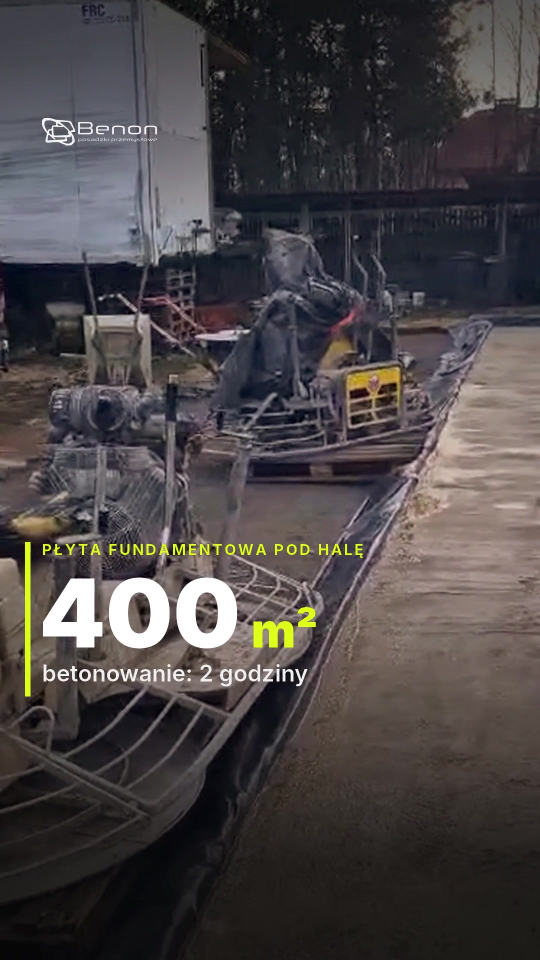
#> input picture social/2026-11-20_sochaczew_plyta-400m2/okladka_sochaczew_400m2.jpg, 1080 x 1920 px, given in place of logo.jpg, which was not available (shown at 1/2 size)
$ python build.py ../../2026-11-20_sochaczew_plyta-400m2/okladka_sochaczew_400m2.jpg
#> lines starting #> are read from the running program, lines starting #| are printed output that depends on the picture
import subprocess, os, sys, math, shutil
import numpy as np
from PIL import Image, ImageDraw, ImageFont
S=os.path.dirname(os.path.abspath(__file__)); STAB=f"{S}/stab.mp4"
OUT="/home/user/Benon/social/2026-11-20_plyta_400m2_sochaczew"
W,H,FPS=1080,1920,30; X=0.45
YEL=(223,255,26); WHITE=(255,255,255); DARK=(15,17,20)
FB="/usr/share/fonts/opentype/inter/Inter-Black.otf"; FXB="/usr/share/fonts/opentype/inter/Inter-ExtraBold.otf"
FBo="/usr/share/fonts/opentype/inter/Inter-Bold.otf"; FSB="/usr/share/fonts/opentype/inter/Inter-SemiBold.otf"
_fc={}
# [4 lines left out: function F, not called in this run]
# shots: (src_a, src_b, speed, zoom_from, zoom_to)
SHOTS=[(1.6,4.9,1.0,1.00,1.07),   # row of trowels on slab edge
       (6.6,12.2,1.45,1.04,1.00), # slab wide pan
       (16.2,20.2,1.1,1.00,1.06), # trowels close w/ TOI TOI
       (28.5,30.3,0.9,1.06,1.00), # trowels row close
       (24.0,28.0,1.0,1.00,1.05), # BENON crew
       (12.4,14.8,1.0,1.00,1.06), # wet surface
       (32.4,35.9,1.0,1.00,1.05)] # wide panorama
END=3.6
durs=[(b-a)/sp for a,b,sp,_,_ in SHOTS]+[END]
starts=[];t=0
for d in durs: starts.append(t); t+=d-X
TOTAL=starts[-1]+durs[-1]
def seg(i): return starts[i], starts[i]+durs[i]

# [24 lines left out: function build_base, not called in this run]

# ---------- graphics helpers ----------
def ease(x): x=max(0,min(1,x)); return 1-(1-x)**3
def fade_ab(t,t0,t1,fi=0.5,fo=0.35):
    return min(ease((t-t0)/fi), ease((t1-t)/fo)) if t0<=t<=t1 else 0
# [6 lines left out: function text, not called in this run]
def white_logo(w):
#> called with w = 250
    lg=Image.open("/home/user/Benon/logo.jpg").convert("L"); lg=lg.resize((w,int(lg.height*w/lg.width)),Image.LANCZOS)
#> after `lg = lg.resize((w, int(lg.height * w / lg.width)), Image.LANCZOS)`:
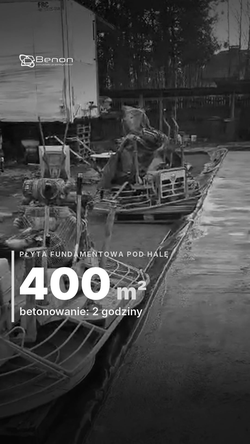
#> lg: PIL image 250x444 L; min 0, max 255, mean 70.5
    a=np.clip((235-np.asarray(lg,dtype=float))/(235-100),0,1)*255
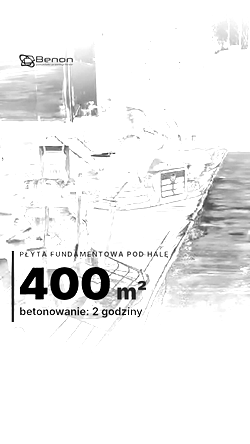
#> a: shape (444, 250) float64; min 0, max 255, mean 238.5
    im=Image.new("RGBA",lg.size,(255,255,255,0)); im.putalpha(Image.fromarray(a.astype(np.uint8))); return im
LOGO_S=white_logo(250); LOGO_L=white_logo(780)
#> call 2 of white_logo, with w = 780
#> in white_logo (call 2), `a=np.clip((235-np.asarray(lg,dtype=float))/(235-100),0,1)*255`:
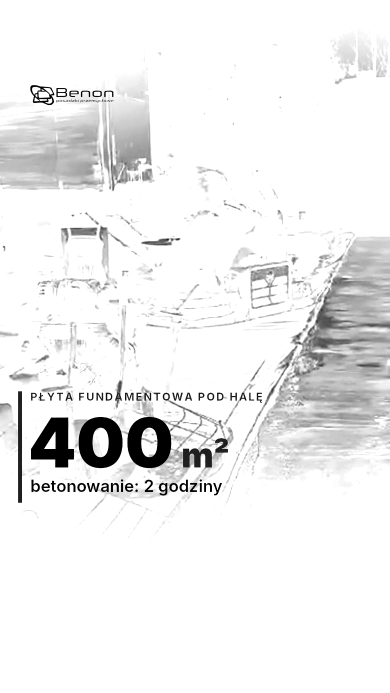
#> a: shape (1386, 780) float64 (shown at 1/2 size); min 0, max 255, mean 238.3
def grad(h0,h1,a0,a1):
    g=np.zeros((H,W,4),np.uint8); ys=np.arange(H)
    a=np.clip((ys-h0)/(h1-h0),0,1); a=a0+(a1-a0)*a**1.4
    g[...,3]=(a*255).astype(np.uint8)[:,None]; g[...,:3]=8; return Image.fromarray(g,"RGBA")
G_BOT=grad(950,1700,0,0.78); G_TOP=Image.fromarray(np.asarray(grad(-1,360,0.55,0))*np.array([1,1,1,1])*(np.arange(H)<360)[:,None,None],"RGBA") if False else Image.fromarray((np.asarray(grad(-1,360,0.55,0)).astype(float)*(np.arange(H)<360)[:,None,None]).astype(np.uint8),"RGBA")
#> after `G_BOT = grad(950, 1700, 0, 0.78)`:
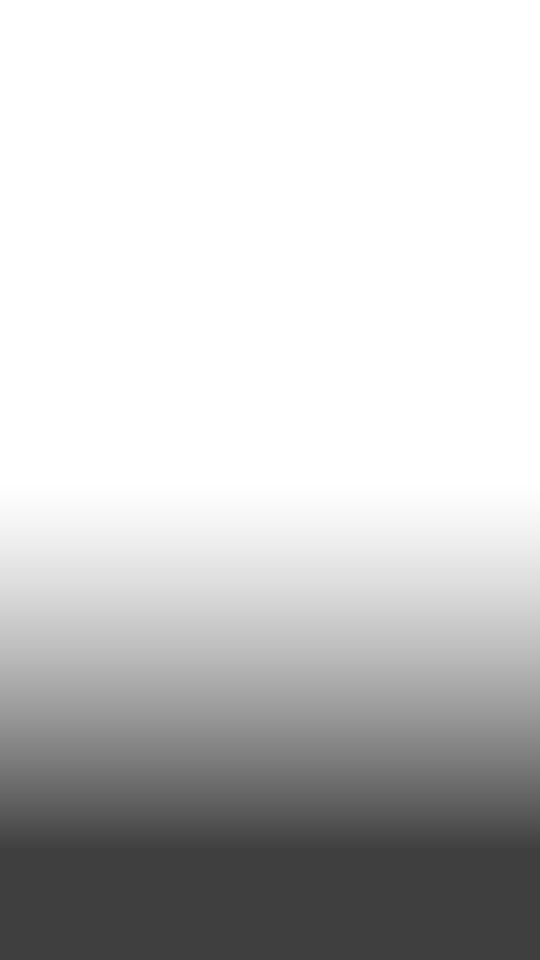
#> G_BOT: PIL image 1080x1920 RGBA (shown at 1/2 size); mean R, G, B, A 8, 8, 8, 54.8; transparent parts drawn white
#> after `G_TOP = Image.fromarray(np.asarray(grad(-1, 360, 0.55, 0)) * np.array(`:
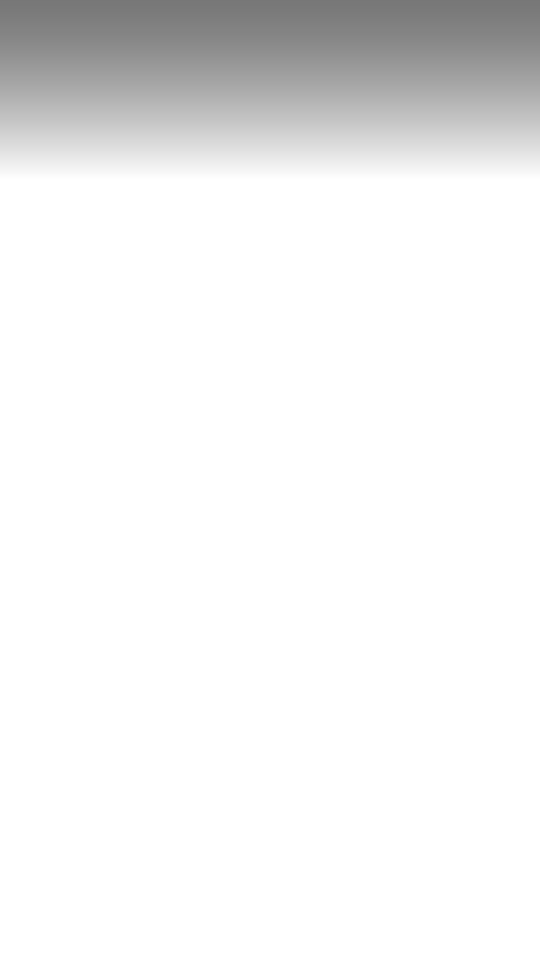
#> G_TOP: PIL image 1080x1920 RGBA (shown at 1/2 size); mean R, G, B, A 1.5, 1.5, 1.5, 15.3; transparent parts drawn white

# [110 lines left out: functions caption, counter, tracker, pin_chip, endcard, render and 1 more, not called in this run]

s=[seg(i) for i in range(len(SHOTS))]
def T(i): return s[i][0]+0.2
def E(i): return s[i][1]-X-0.05
REEL={"end1":"Posadzki przemysłowe od 2000 roku","end2":"Zapytaj o wycenę posadzki","items":[
 lambda L,t: counter(L,t,T(0),E(0),"PŁYTA FUNDAMENTOWA · HALA","betonu wylane w 2 godziny"),
 lambda L,t: caption(L,t,T(1),E(1),"01 · BETONOWANIE",["Płyta fundamentowa","z funkcją posadzki"],"fundament i posadzka hali w jednym",big=78),
 lambda L,t: caption(L,t,T(2),E(3),"SPRZĘT",["Zacieraczki","mechaniczne"],"gotowe do wejścia na beton"),
 lambda L,t: tracker(L,t,T(4),E(5),1 if t<s[5][0] else 2,y=1060),
 lambda L,t: caption(L,t,T(4),E(4),"02 · WIĄZANIE",["Czekamy, aż","beton zwiąże"],"wejście za wcześnie = ślady na posadzce",y=1190),
 lambda L,t: caption(L,t,T(5),E(5),"03 · ZACIERANIE",["15–20 h pracy"],"do zatarcia na gładko",y=1190),
 lambda L,t: caption(L,t,T(6),E(6),"REALIZACJA · LISTOPAD 2026",["Hala 400 m²"],None,y=1220),
 lambda L,t: pin_chip(L,t,T(6)+0.3,E(6),[("pin","Okolice Sochaczewa"),("truck","Beton: Atrans")],y=1420),
]}
TT={"end1":"Posadzki przemysłowe od 2000 roku","end2":"Jaki był Twój typ? Napisz w komentarzu","items":[
 lambda L,t: caption(L,t,T(0),E(0),"POV",["400 m² wylane","w 2 godziny…"],"a robota dopiero się zaczyna",big=88),
 lambda L,t: caption(L,t,T(1),E(1),"PŁYTA FUNDAMENTOWA",["Od razu","posadzka hali"],"jeden etap zamiast dwóch",big=88),
 lambda L,t: caption(L,t,T(2),E(3),"SPRZĘT",["Zacieraczki","czekają na start"],None),
 lambda L,t: tracker(L,t,T(4),E(5),1 if t<s[5][0] else 2,y=1060),
 lambda L,t: caption(L,t,T(4),E(4),"ZGADNIJ",["Ile godzin do","zatarcia na gładko?"],"odpowiedź za chwilę",y=1190,big=74),
 lambda L,t: caption(L,t,T(5),E(5),"ODPOWIEDŹ",["15–20 godzin"],"bez przerwy, aż będzie gładko",y=1190),
 lambda L,t: pin_chip(L,t,T(6),E(6),[("pin","Okolice Sochaczewa"),("truck","Beton: Atrans")],y=1300),
]}
if "base" in sys.argv: build_base()
if "reel" in sys.argv: finish(REEL,"reel","benon_reel_instagram")
if "tt" in sys.argv: finish(TT,"tt","benon_tiktok")
if "test" in sys.argv:
    os.makedirs(f"{S}/test",exist_ok=True)
    for cfg,tag in ((REEL,"reel"),(TT,"tt")):
        for i in range(len(SHOTS)):
            t=s[i][0]+min(1.6,durs[i]*0.6); L=Image.new("RGBA",(W,H),(0,0,0,0)); L.alpha_composite(G_BOT); L.alpha_composite(G_TOP); L.alpha_composite(LOGO_S,((W-LOGO_S.width)//2,130))
            for fn in cfg["items"]: fn(L,t)
            L.save(f"{S}/test/{tag}_{i}.png")
        L=Image.new("RGBA",(W,H),DARK+(255,)); endcard(L,starts[-1]+3,starts[-1],cfg); L.save(f"{S}/test/{tag}_end.png")
print("TOTAL",TOTAL, [round(x,2) for x in starts])
